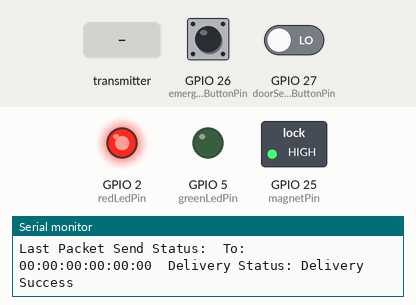
This program was run on a simulated ESP32. Parts: switched loads named in the program (green lamp = pin HIGH), output pins drawn as LEDs (lit = HIGH), the last lines printed to the serial monitor. The test bench sets the inputs (shaded band); at power-on: GPIO 26 (emergencyButtonPin) LOW, GPIO 27 (doorSensorButtonPin) LOW. WiFi joins after 1.5 s; servers stay silent unless stated.

Above: at 3.2 s.
3.3 s: the transmitter starts sending openTheDoor = 1
At 4.5 s:
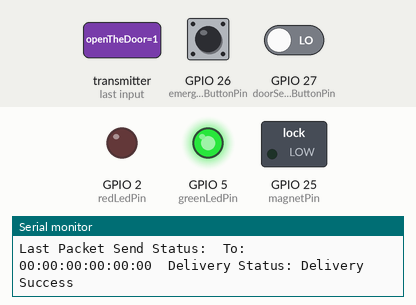
4.8 s: the transmitter starts sending openTheDoor = 0
At 5.8 s:
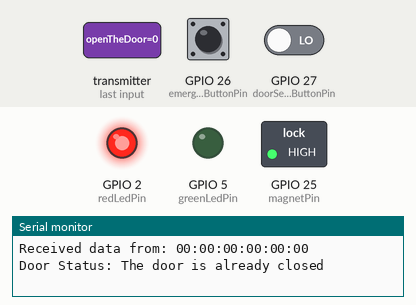
6.8 s: GPIO 26 (emergencyButtonPin) pulsed HIGH 5 times (0.12 s each, 0.3 s apart)
At 7.67 s:
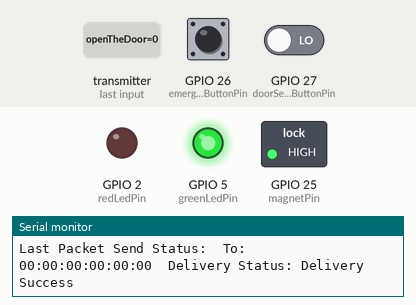
Timing chart, 0 to 9.8 s (numbered marks = the images above; inputs shaded):
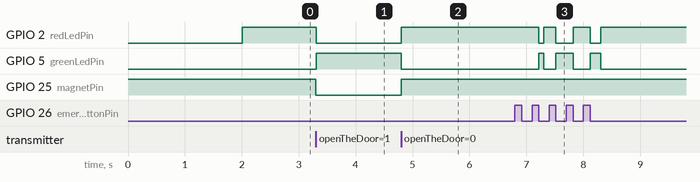

The program:

main.cpp
```cpp
#include <Arduino.h>
#include <esp_now.h>
#include <WiFi.h>

// Wifi
const char *ssid = "iot";
const char *password = "iotisis;";

// set pin numbers
const int magnetPin = 25;           // Electro Magnet PIN
const int redLedPin = 2;            // RED LED
const int greenLedPin = 5;          // GREEN LED
const int emergencyButtonPin = 26;  // Bouton d'urgence pour ouvrir
const int doorSensorButtonPin = 27; // Bouton qui simule la porte
int emergencyButtonState = 0;
int doorSensorButtonState = 0;

uint8_t broadcastAddress[] = {0x24, 0xdc, 0xc3, 0x14, 0x3d, 0x94};

// SENDING data
typedef struct nodeToSink
{
  const int nodeId = 2;
  boolean emergencyRequested = false;
  boolean doorOpen = false;
  boolean closeRequested = false;
  const String rfidMessage = "";
} struct_nodeToSink;
nodeToSink nodeToSinkData;

// RECEIVING data
typedef struct sinkToNode
{
  boolean openTheDoor = false;
  String staffName = "";
} struct_sinkToNode;
sinkToNode sinkToNodeData;

esp_now_peer_info_t peerInfo;

void sendDataEspNow(const uint8_t *sinkAddress, nodeToSink data)
{
  // Send message via ESP-NOW
  esp_err_t result = esp_now_send(sinkAddress, (uint8_t *)&data, sizeof(nodeToSink));
  if (result == ESP_OK)
  {
    Serial.println("Sent with success");
  }
  else
  {
    Serial.println("Error sending the data");
  }
}

// Callback when data is sent
void OnDataSent(const uint8_t *mac_addr, esp_now_send_status_t status)
{
  Serial.print("\r\nLast Packet Send Status:\t");
  Serial.print("To: ");
  char macStr[18];
  snprintf(macStr, sizeof(macStr), "%02x:%02x:%02x:%02x:%02x:%02x",
           mac_addr[0], mac_addr[1], mac_addr[2], mac_addr[3], mac_addr[4], mac_addr[5]);
  Serial.print(macStr);
  Serial.print("\tDelivery Status: ");
  Serial.println(status == ESP_NOW_SEND_SUCCESS ? "Delivery Success" : "Delivery Fail");
}

// Callback when data is received
void OnDataRecv(const uint8_t *mac_addr, const uint8_t *incomingData, int len)
{
  memcpy(&sinkToNodeData, incomingData, sizeof(sinkToNode));
  Serial.print("Received data from: ");
  char macStr[18];
  snprintf(macStr, sizeof(macStr), "%02x:%02x:%02x:%02x:%02x:%02x",
           mac_addr[0], mac_addr[1], mac_addr[2], mac_addr[3], mac_addr[4], mac_addr[5]);
  Serial.println(macStr);

  Serial.print("Door Status: ");
  if (sinkToNodeData.openTheDoor)
  {
    digitalWrite(magnetPin, LOW);
    Serial.println("Open the door");
    nodeToSinkData.doorOpen = true;
    nodeToSinkData.emergencyRequested = false;
    nodeToSinkData.closeRequested = false;
    sendDataEspNow(broadcastAddress, nodeToSinkData);
  }
  else
  {
    if (nodeToSinkData.doorOpen) // not already closed
    {
      digitalWrite(magnetPin, HIGH);
      Serial.println("Close the door");
      nodeToSinkData.doorOpen = false;
      nodeToSinkData.emergencyRequested = false;
      nodeToSinkData.closeRequested = false;
      sendDataEspNow(broadcastAddress, nodeToSinkData);
    }
    else
    {
      Serial.println("The door is already closed");
    }
  }
}

void setup()
{
  Serial.begin(115200);
  while (!Serial)
    ;

  pinMode(redLedPin, OUTPUT);
  pinMode(greenLedPin, OUTPUT);
  pinMode(emergencyButtonPin, INPUT);
  pinMode(doorSensorButtonPin, INPUT);
  pinMode(magnetPin, OUTPUT);
  digitalWrite(magnetPin, HIGH); // Always close the door
  nodeToSinkData.doorOpen = false;
  nodeToSinkData.emergencyRequested = false;
  nodeToSinkData.closeRequested = false;

  WiFi.mode(WIFI_AP_STA);
  WiFi.begin(ssid, password);
  while (WiFi.status() != WL_CONNECTED)
  {
    delay(1000);
    Serial.println("Setting as a Wi-Fi Station..");
  }
  Serial.print("Wi-Fi Channel: ");
  Serial.println(WiFi.channel());

  // ESP-NOW
  if (esp_now_init() != ESP_OK)
  {
    Serial.println("Error initializing ESP-NOW");
    return;
  }
  esp_now_register_send_cb(OnDataSent);
  memcpy(peerInfo.peer_addr, broadcastAddress, 6);
  peerInfo.channel = 0;
  peerInfo.encrypt = false;
  if (esp_now_add_peer(&peerInfo) != ESP_OK)
  {
    Serial.println("Failed to add peer");
    return;
  }
  esp_now_register_recv_cb(esp_now_recv_cb_t(OnDataRecv));

  sendDataEspNow(broadcastAddress, nodeToSinkData); // Send the initial door status
}

void loop()
{
  emergencyButtonState = digitalRead(emergencyButtonPin);
  doorSensorButtonState = digitalRead(doorSensorButtonPin);

  if (nodeToSinkData.doorOpen) {
    digitalWrite(greenLedPin, HIGH);
    digitalWrite(redLedPin, LOW);
  } else {
    digitalWrite(greenLedPin, LOW);
    digitalWrite(redLedPin, HIGH);
  }

  if (emergencyButtonState == HIGH)
  {
    nodeToSinkData.emergencyRequested = true;
    nodeToSinkData.doorOpen = true;
    nodeToSinkData.closeRequested = false;
    sendDataEspNow(broadcastAddress, nodeToSinkData);

    while (emergencyButtonState == HIGH)
    {
      emergencyButtonState = digitalRead(emergencyButtonPin);
    }
  }

  if (doorSensorButtonState == HIGH)
  {
    if (nodeToSinkData.doorOpen) // not already closed
    {
      nodeToSinkData.emergencyRequested = false;
      nodeToSinkData.closeRequested = true;
      sendDataEspNow(broadcastAddress, nodeToSinkData);
    }

    while (doorSensorButtonState == HIGH)
    {
      doorSensorButtonState = digitalRead(doorSensorButtonPin);
    }
  }
}
```

Measured:
- after the input at 3.3 s, GPIO 2 (redLedPin), GPIO 25 (magnetPin): HIGH → LOW at once; GPIO 5 (greenLedPin): LOW → HIGH at once
- after the input at 4.8 s, GPIO 2 (redLedPin), GPIO 25 (magnetPin): LOW → HIGH at once; GPIO 5 (greenLedPin): HIGH → LOW at once
- after the input at 6.8 s, GPIO 2 (redLedPin): goes LOW 0.09 s, HIGH 0.21 s, LOW 0.30 s, HIGH 0.30 s, LOW 0.19 s, then HIGH, starting after 0.42 s; GPIO 5 (greenLedPin): goes HIGH 0.09 s, LOW 0.21 s, HIGH 0.30 s, LOW 0.30 s, HIGH 0.19 s, then LOW, starting after 0.42 s
